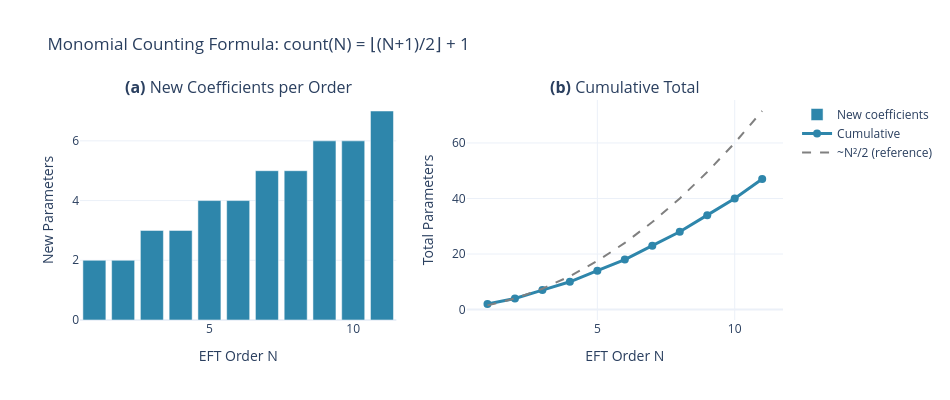

Here is the notebook cell this chart was saved with:
### Markdown cell above
## Figure 1: Transport Coefficient Growth

The counting formula $\text{count}(N) = \lfloor (N+1)/2 \rfloor + 1$ shows slow, linear growth in the number of free parameters. This slow growth ensures theoretical predictivity even at high orders.

### Code cell
# ════════════════════════════════════════════════════════════════════
# Figure 1: Transport Coefficient Counting
# ════════════════════════════════════════════════════════════════════

N_values = np.arange(1, 12)
new_per_order = np.array([count_coefficients(N) for N in N_values])
cumulative = np.cumsum(new_per_order)

fig1 = make_subplots(
    rows=1,
    cols=2,
    subplot_titles=(
        "<b>(a)</b> New Coefficients per Order",
        "<b>(b)</b> Cumulative Total",
    ),
    specs=[[{"secondary_y": False}, {"secondary_y": False}]],
)

# Panel (a): Bar chart of new coefficients
fig1.add_trace(
    go.Bar(
        x=N_values,
        y=new_per_order,
        name="New coefficients",
        marker=dict(color="#2E86AB"),
        showlegend=True,
    ),
    row=1,
    col=1,
)

# Panel (b): Cumulative and linear fit
fig1.add_trace(
    go.Scatter(
        x=N_values,
        y=cumulative,
        mode="lines+markers",
        name="Cumulative",
        line=dict(color="#2E86AB", width=3),
        marker=dict(size=8),
    ),
    row=1,
    col=2,
)

# Linear reference: cumulative ~ N²/2
linear_fit = 0.5 * N_values**2 + N_values
fig1.add_trace(
    go.Scatter(
        x=N_values,
        y=linear_fit,
        mode="lines",
        name="~N²/2 (reference)",
        line=dict(color="gray", width=2, dash="dash"),
    ),
    row=1,
    col=2,
)

fig1.update_xaxes(title_text="EFT Order N", row=1, col=1)
fig1.update_xaxes(title_text="EFT Order N", row=1, col=2)
fig1.update_yaxes(title_text="New Parameters", row=1, col=1)
fig1.update_yaxes(title_text="Total Parameters", row=1, col=2)

fig1.update_layout(
    title_text="Monomial Counting Formula: count(N) = ⌊(N+1)/2⌋ + 1",
    height=400,
    width=950,
    template="plotly_white",
    hovermode="x unified",
)

fig1.show()

### Figure 1 — Plotly figure (JSON) as saved in the notebook; plotly's stock layout.template omitted (floating-point values rounded to 4 significant figures)
{"data": [{"marker": {"color": "#2E86AB"}, "name": "New coefficients", "showlegend": true, "type": "bar", "x": [1, 2, 3, 4, 5, 6, 7, 8, 9, 10, 11], "xaxis": "x", "y": [2, 2, 3, 3, 4, 4, 5, 5, 6, 6, 7], "yaxis": "y"}, {"line": {"color": "#2E86AB", "width": 3}, "marker": {"size": 8}, "mode": "lines+markers", "name": "Cumulative", "type": "scatter", "x": [1, 2, 3, 4, 5, 6, 7, 8, 9, 10, 11], "xaxis": "x2", "y": [2, 4, 7, 10, 14, 18, 23, 28, 34, 40, 47], "yaxis": "y2"}, {"line": {"color": "gray", "dash": "dash", "width": 2}, "mode": "lines", "name": "~N²/2 (reference)", "type": "scatter", "x": [1, 2, 3, 4, 5, 6, 7, 8, 9, 10, 11], "xaxis": "x2", "y": [1.5, 4.0, 7.5, 12.0, 17.5, 24.0, 31.5, 40.0, 49.5, 60.0, 71.5], "yaxis": "y2"}], "layout": {"annotations": [{"font": {"size": 16}, "showarrow": false, "text": "<b>(a)</b> New Coefficients per Order", "x": 0.225, "xanchor": "center", "xref": "paper", "y": 1, "yanchor": "bottom", "yref": "paper"}, {"font": {"size": 16}, "showarrow": false, "text": "<b>(b)</b> Cumulative Total", "x": 0.775, "xanchor": "center", "xref": "paper", "y": 1, "yanchor": "bottom", "yref": "paper"}], "height": 400, "hovermode": "x unified", "title": {"text": "Monomial Counting Formula: count(N) = ⌊(N+1)/2⌋ + 1"}, "width": 950, "xaxis": {"anchor": "y", "domain": [0, 0.45], "title": {"text": "EFT Order N"}}, "xaxis2": {"anchor": "y2", "domain": [0.55, 1], "title": {"text": "EFT Order N"}}, "yaxis": {"anchor": "x", "domain": [0, 1], "title": {"text": "New Parameters"}}, "yaxis2": {"anchor": "x2", "domain": [0, 1], "title": {"text": "Total Parameters"}}}}
